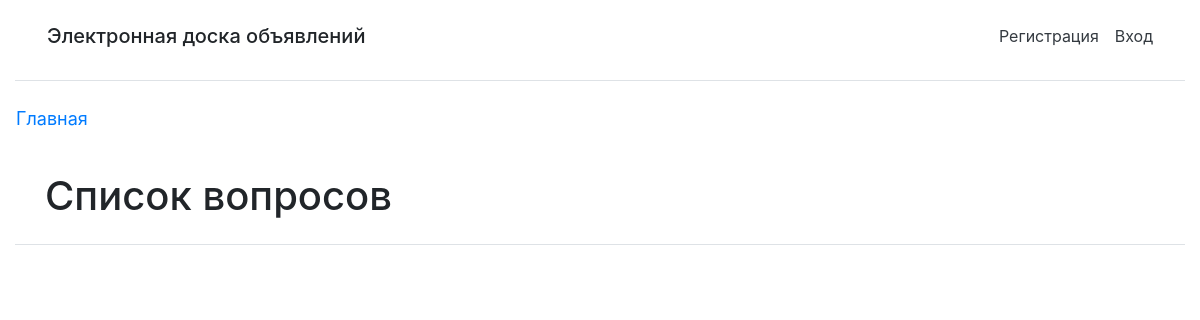
The page /question/ on the database as committed earlier.
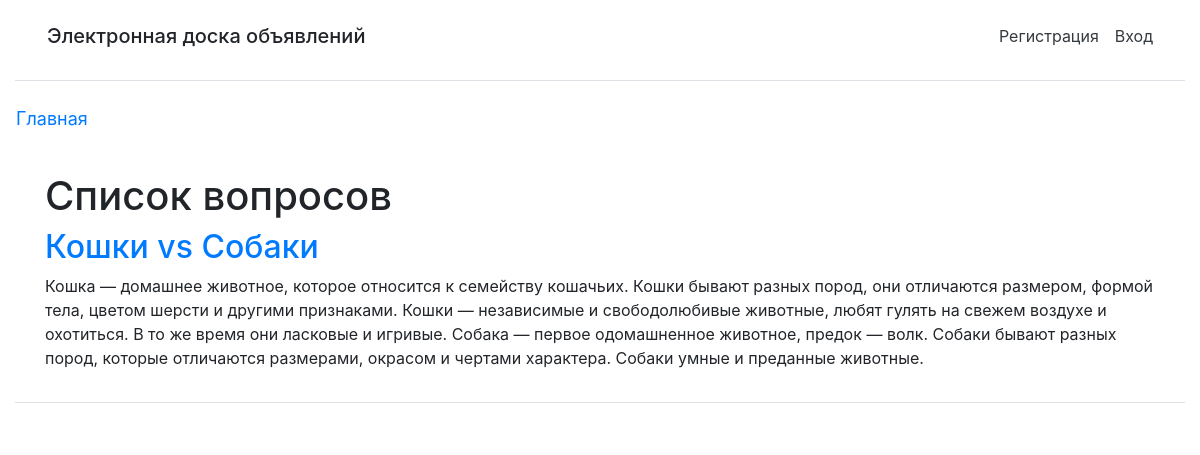
The same page on the database as committed later.
### app/models.py (models this page shows, shortened)
class Question(models.Model):
    title = models.CharField(max_length=200, verbose_name="Заголовок вопроса")
    short_description = models.TextField(max_length=500, verbose_name="Краткое описания")
    full_description = models.TextField(verbose_name="Полное описание")
    image = models.ImageField(upload_to='question_images/', blank=True, null=True, verbose_name="Фото для вопроса")
    created_at = models.DateTimeField(auto_now_add=True, verbose_name="Дата создания голосования")
    expires_at = models.DateTimeField(verbose_name="Дата окончания голосования")
    class Meta:
        verbose_name = "Вопрос"
        verbose_name_plural = "Вопросы"

### app/views.py (the view)
# urls.py: path('question/', QuestionListView.as_view(), name='question_list'),
class QuestionListView(ListView):
    model = Question
    template_name = 'app/question_list.html'
    context_object_name = 'questions'
    def get_queryset(self):
        return Question.objects.filter(expires_at__gt=timezone.now()).order_by('-created_at')

### templates/app/question_list.html
{% extends "app/basic.html" %}
{% block content %}
    <h1>Список вопросов</h1>
    {% for question in questions %}
        <div>
            <h2><a href="{% url 'app:question_detail' question.pk %}">{{ question.title }}</a></h2>
            <p>{{ question.short_description }}</p>
        </div>
    {% endfor %}
{% endblock %}

### templates/app/basic.html (shortened to what this page needs)
{% load static %}
{% load bootstrap4 %}
<!DOCTYPE html>
<html lang="ru">
<head>
    <link rel="stylesheet" type="text/css" href="{% static 'app/style.css' %}">
    {% bootstrap_css %}
</head>
<body>
<div class="container-fluid">
    <div class="d-flex flex-column flex-md-row p-3 px-md-4 mb-3 bg-white border-bottom boxshadow">
        <h5 class="mr-md-auto p-2">Электронная доска объявлений</h5>
        {% if user.is_authenticated %}
        <div class="nav-item dropdown">
            <a class="nav-link dropdown-toggle" href="#" data-toggle="dropdown" aria-haspopup="true"
               aria-expanded="false">Профиль</a>
            <div class="dropdown-menu">
                <a class="dropdown-item" href="{% url 'app:profile' %}">Мои объявления</a>
                <a class="dropdown-item" href="{% url 'app:profile_change' %}">Изменить личные данные</a>
                <a class="dropdown-item" href="{% url 'app:password_change' %}">Изменить пароль</a>
                <div class="dropdown-divider"></div>
                <a class="dropdown-item" href="{% url 'app:logout' %}">Выйти</a>
                <div class="dropdown-divider"></div>
                <a class="dropdown-item" href="{% url 'app:profile_delete' %}">Удалить</a>
            </div>
        </div>
        {% else %}
        <a class="p-2 text-dark" href="{% url 'app:register' %}">Регистрация</a>
        <a class="p-2 text-dark" href="{% url 'app:login' %}">Вход</a>
        {% endif %}
    </div>
    <div class="row">
        <nav class="col-md-auto nav flex-column">
            <a class="nav-link root" href="{% url 'app:index' %}">Главная</a>
            <span class="nav-link root font-weight-bold">
</span>
            <span class="nav-link root font-weight-bold">
</span>
        </nav>
        <div class="container">
            {% block content %}
            {% endblock %}
        </div>
    </div>
    <footer class="mt-3 border-top">
        <small class="p-2">
        </small>
    </footer>
</div>
</body>
</html>

### app/static/app/style.css (style rules this page uses)
.root { font-size: large; }

Rows that differ between the two databases and show on the page:
added Question: title "Кошки vs Собаки", short_description "Кошка — домашнее животное, которое относится к семейству кошачьих. Кошки бывают разных пород, они отличаются размером, формой тела, цветом шерсти и другими признаками. Кошки — независимые и свободолюбивые животные, любят гулять на свежем воздухе и охотиться. В то же время они ласковые и игривые. Собака — первое одомашненное животное, предок — волк. Собаки бывают разных пород, которые отличаются размерами, окрасом и чертами характера. Собаки умные и преданные животные."
